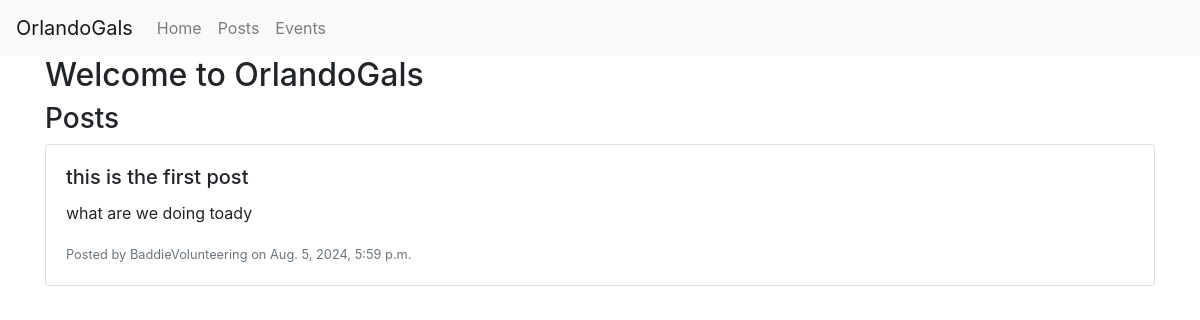
Before: / with the older database file.
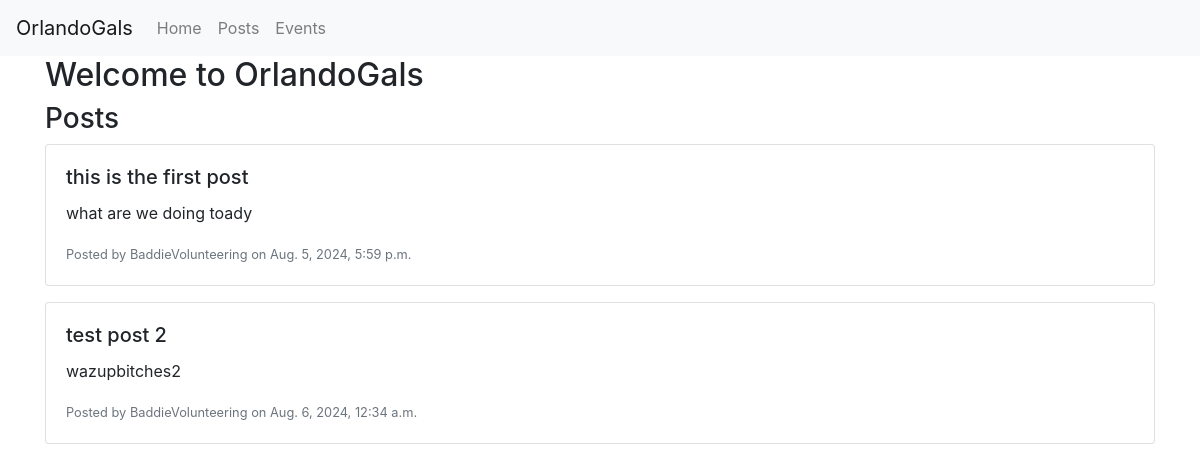
After: the same page with the newer database file.
### events/models.py (models this page shows, shortened)
class Post(models.Model):
    title = models.CharField(max_length=200)
    content = models.TextField()
    author = models.ForeignKey(User, on_delete=models.CASCADE)
    created_at = models.DateTimeField(auto_now_add=True)

### events/views.py (the view)
# urls.py: 2. Add a URL to urlpatterns:  path('', views.home, name='home')
def home(request):
    posts = Post.objects.all()
    events = Event.objects.all()
    return render(request, 'events/home.html', {'posts': posts, 'events': events})

### events/templates/events/home.html (shortened to what this page needs)
{% extends "events/base.html" %}
{% load static %}
{% block head %}
<link href="https://cdnjs.cloudflare.com/ajax/libs/fullcalendar/3.10.2/fullcalendar.min.css" rel="stylesheet">
<link href="https://maxcdn.bootstrapcdn.com/bootstrap/4.0.0/css/bootstrap.min.css" rel="stylesheet">
{% endblock %}
{% block content %}
<h2>Welcome to OrlandoGals</h2>
<div class="posts">
    <h3>Posts</h3>
    {% for post in posts %}
    <div class="card mb-3">
        <div class="card-body">
            <h5 class="card-title">{{ post.title }}</h5>
            <p class="card-text">{{ post.content }}</p>
            <p class="card-text"><small class="text-muted">Posted by {{ post.author }} on {{ post.created_at }}</small>
            </p>
        </div>
    </div>
    {% endfor %}
</div>
{% endblock %}

### events/templates/events/base.html (shortened to what this page needs)
{% load static %}
<!DOCTYPE html>
<html>
<head>
    <link rel="stylesheet" type="text/css" href="{% static 'css/styles.css' %}">
    <link rel="stylesheet" href="https://maxcdn.bootstrapcdn.com/bootstrap/4.0.0/css/bootstrap.min.css">
    {% block head %}{% endblock %}
</head>
<body>
    <nav class="navbar navbar-expand-lg navbar-light bg-light">
        <a class="navbar-brand" href="#">OrlandoGals</a>
        <div class="collapse navbar-collapse" id="navbarNav">
            <ul class="navbar-nav">
                <li class="nav-item">
                    <a class="nav-link" href="{% url 'home' %}">Home</a>
                </li>
                <li class="nav-item">
                    <a class="nav-link" href="{% url 'post_list' %}">Posts</a>
                </li>
                <li class="nav-item">
                    <a class="nav-link" href="{% url 'event_list' %}">Events</a>
                </li>
            </ul>
        </div>
    </nav>
    <div class="container">
        {% block content %}{% endblock %}
    </div>
</body>
</html>

### static/css/styles.css (style rules this page uses)
body { font-family: Arial, sans-serif; margin: 0; padding: 0; background-color: #f4f4f4; }
.container { width: 80%; margin: auto; overflow: hidden; }
h1, h2 { color: #333; }

Changed rows visible on the page:
added Post: title "test post 2", content "wazupbitches2", author "BaddieVolunteering", created_at "Aug. 6, 2024, 12:34 a.m."
